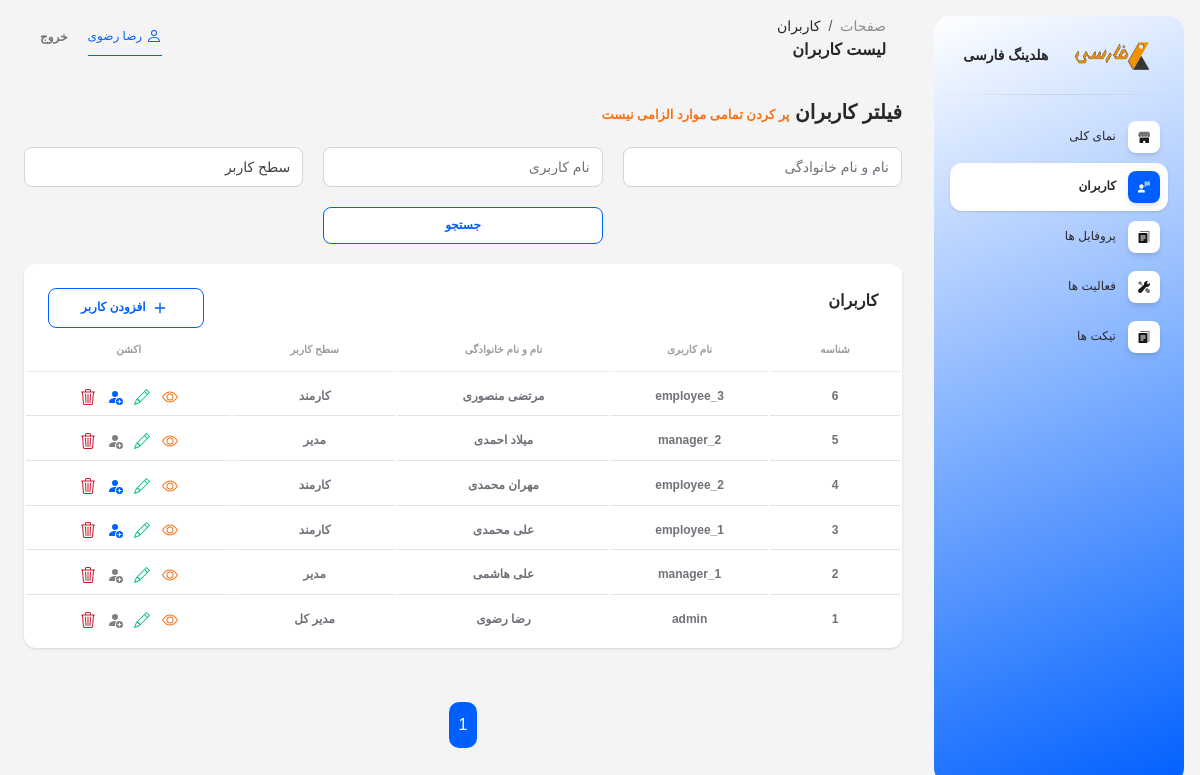
Screenshot of /super-admin/users/ (signed in) with the database file from the repository.
### app/models.py (models this page shows, shortened)
class CustomUser(AbstractUser):
    USER_TYPE_CHOICES = (
        ('1', 'مدیر کل'),
        ('2', 'مدیر'),
        ('3', 'کارمند'),
    )
    user_type = models.CharField(verbose_name='سطح کاربر', max_length=10, choices=USER_TYPE_CHOICES, default='1')
    manager = models.ForeignKey(
        'self',
        on_delete=models.SET_NULL,
        null=True,
        blank=True,
        related_name='manager_employees',
        limit_choices_to={'user_type': '2'},
        verbose_name='مدیر'
    )
    class Meta:
        verbose_name = 'کاربر'
        verbose_name_plural = 'کاربران'

### app/views.py (the view)
# urls.py: path('super-admin/users/', views.SuperAdminUserListView.as_view(), name='super_admin_users'),
class SuperAdminUserListView(LoginRequiredMixin, mixins.RoleRequiredMixin, ListView):
    allowed_roles = ['1']
    model = models.CustomUser
    template_name = 'super_admin/users.html'
    context_object_name = 'users'
    paginate_by = 100
    ordering = '-id'
    def get_queryset(self):
        queryset = super().get_queryset()
        search_full_name = self.request.GET.get('search_full_name')
        search_user_name = self.request.GET.get('search_user_name')
        user_type = self.request.GET.get('user_type')
        if search_full_name:
            queryset = queryset.filter(
                Q(first_name__icontains=search_full_name) |
                Q(last_name__icontains=search_full_name)
            )
        if search_user_name:
            queryset = queryset.filter(
                Q(username__icontains=search_user_name)
            )
        if user_type:
            queryset = queryset.filter(user_type=user_type)
        return queryset
    def get_context_data(self, **kwargs):
        context = super().get_context_data(**kwargs)
        context['user_type'] = self.request.GET.get('user_type', '')
        return context

### app/mixins.py (called while the page is built)
    def dispatch(self, request, *args, **kwargs):
        if not request.user.is_authenticated:
            raise PermissionDenied("ابتدا باید وارد شوید.")
        if str(request.user.user_type) not in self.allowed_roles:
            raise PermissionDenied("شما دسترسی لازم را ندارید.")
        return super().dispatch(request, *args, **kwargs)

### app/views.py (called while the page is built)
def custom_context(request):
    if request.user.is_authenticated:
        not_seen_messages = models.Message.objects.filter(conversation__users=request.user, seen=False).exclude(user=request.user)
        return {
            'not_seen_messages_count': not_seen_messages.count(),
        }
    else:
        return {
            'not_login': True,
        }

### templates/super_admin/users.html (shortened to what this page needs)
{% extends 'base_super_admin_dashboard.html' %}
{% load static %}
{% block page1 %}
کاربران
{% endblock %}
{% block page2 %}
لیست کاربران
{% endblock %}
{% block content %}
<div class="col-12">
    <h5>فیلتر کاربران <span style="font-size: small; color: #f97316;">پر کردن تمامی موارد الزامی نیست</span></h5>
    <form method="get" class="my-form">
        <input title="نام و نام خانوادگی" type="text" name="search_full_name" class="form-control w-40"
            placeholder="نام و نام خانوادگی" style="width: 100% !important;" value="{{ request.GET.search_full_name }}">
        <input title="نام کاربری" type="text" name="search_user_name" class="form-control w-40" placeholder="نام کاربری"
            style="width: 100% !important;" value="{{ request.GET.search_user_name }}">
        <select name="user_type" class="form-control" title="سطح کاربر">
            <option value="">سطح کاربر</option>
        </select>
        <button class="my-btn"
            style="background-color: #fff; border: 1px solid #0060ff; border-radius: 0.5rem; color: #0060ff; padding: 8px 32px; font-size: 0.75rem; font-weight: 700;">جستجو</button>
    </form>
</div>
<div class="col-12">
    {% include "includes/tables/super_admin/user_table.html" with title="کاربران" %}
</div>
<div class="col-12">
    {% include "includes/paginations/pagination.html" %}
</div>
{% endblock %}

### templates/base_super_admin_dashboard.html (shortened to what this page needs)
{% load static %}
<!DOCTYPE html>
<html lang="fa" dir="rtl">
<head>
    <link type="text/css" rel="stylesheet" href="{% static 'css/jalalidatepicker.min.css' %}" />
    <link id="pagestyle" href="{% static 'css/soft-ui-dashboard.css' %}" rel="stylesheet" />
</head>
<body class="g-sidenav-show rtl bg-gray-100">
    <aside
        class="sidenav navbar navbar-vertical navbar-expand-xs border-0 border-radius-xl my-3 fixed-end me-3 rotate-caret"
        id="sidenav-main" style="background: #FFFFFF;
background: linear-gradient(157deg, rgba(255, 255, 255, 1) 0%, #0060ff 100%);">
        <div class="sidenav-header">
            <div class="navbar-brand m-0" target="_blank">
                <img src="{% static 'img/logo.png' %}" class="navbar-brand-img h-100" alt="main_logo">
                <span class="me-1 font-weight-bold">هلدینگ فارسی</span>
            </div>
        </div>
        <hr class="horizontal dark mt-0">
        <div class="collapse navbar-collapse px-0 w-auto " id="sidenav-collapse-main">
            <ul class="navbar-nav">
                <li class="nav-item">
                    <a class="nav-link {% if '/dashboard/' in request.path %} active {% endif %}"
                        href="{% url 'super_admin_dashboard' %}">
                        <div
                            class="icon icon-shape icon-sm shadow border-radius-md bg-white text-center ms-2 d-flex align-items-center justify-content-center">
                        </div>
                        <span class="nav-link-text me-1">نمای کلی</span>
                    </a>
                </li>
                <li class="nav-item">
                    <a class="nav-link {% if '/users/' in request.path %} active {% endif %}"
                        href="{% url 'super_admin_users' %}">
                        <div
                            class="icon icon-shape icon-sm shadow border-radius-md bg-white text-center ms-2 d-flex align-items-center justify-content-center">
                        </div>
                        <span class="nav-link-text me-1">کاربران</span>
                    </a>
                </li>
                <li class="nav-item">
                    <a class="nav-link {% if '/profiles/' in request.path %} active {% endif %}" href="{% url 'super_admin_profiles' %}">
                        <div
                            class="icon icon-shape icon-sm shadow border-radius-md bg-white text-center ms-2 d-flex align-items-center justify-content-center">
                        </div>
                        <span class="nav-link-text me-1">پروفایل ها</span>
                    </a>
                </li>
                <li class="nav-item">
                    <a class="nav-link {% if '/activities/' in request.path %} active {% endif %}" href="{% url 'super_admin_activities' %}">
                        <div
                            class="icon icon-shape icon-sm shadow border-radius-md bg-white text-center ms-2 d-flex align-items-center justify-content-center">
                        </div>
                        <span class="nav-link-text me-1">فعالیت ها</span>
                    </a>
                </li>
                <li class="nav-item">
                    <a class="nav-link {% if '/tickets/' in request.path %} active {% endif %}" href="{% url 'super_admin_tickets' %}">
                        <div
                            class="icon icon-shape icon-sm shadow border-radius-md bg-white text-center ms-2 d-flex align-items-center justify-content-center">
                        </div>
                        <span class="nav-link-text me-1">تیکت ها</span>
                    </a>
                </li>
            </ul>
        </div>
    </aside>
    <main class="main-content position-relative max-height-vh-100 h-100 border-radius-lg overflow-x-hidden">
        <nav class="navbar navbar-main navbar-expand-lg px-0 mx-4 shadow-none border-radius-xl" id="navbarBlur"
            navbar-scroll="true">
            <div class="container-fluid py-1 px-3">
                <nav aria-label="breadcrumb">
                    <ol class="breadcrumb bg-transparent mb-0 pb-0 pt-1 px-0 ">
                        <li class="breadcrumb-item text-sm ps-2"><a class="opacity-5 text-dark"
                                href="javascript:;">صفحات</a></li>
                        <li class="breadcrumb-item text-sm text-dark active" aria-current="page">
                            {% block page1 %} {% endblock %}
                        </li>
                    </ol>
                    <h6 class="font-weight-bolder mb-0">{% block page2 %} {% endblock %}</h6>
                </nav>
                <div class="collapse navbar-collapse mt-sm-0 mt-2 px-0" id="navbar">
                    <ul class="navbar-nav me-auto ms-0 justify-content-end">
                        <div
                            style="border: none; outline: none; margin-left: 20px; border-bottom: 1px solid #0060ff; color: #0060ff; padding: 8px 0; font-size: 0.75rem; font-weight: 500;">
                            {% if user.get_full_name %}
                            {{ user.get_full_name }}
                            {% else %}
                            {{ user.username }}
                            {% endif %}
                        </div>
                        <li class="nav-item d-flex align-items-center">
                            <form action="{% url 'logout' %}" method="post">
                                <button type="submit" class="nav-link text-body font-weight-bold px-0">خروج</button>
                            </form>
                        </li>
                    </ul>
                </div>
            </div>
        </nav>
        <div class="container-fluid py-4">
            {% block content %}
            {% endblock %}
        </div>
    </main>
</body>
</html>

### templates/includes/tables/super_admin/user_table.html (shortened to what this page needs)
<div class="card mb-4">
    <div class="card-header pb-0" style="display: flex; justify-content: space-between;">
        <h6>{{ title }}</h6>
        {% if no_add != 'true' %}
        <button
            style="background-color: #fff; border: 1px solid #0060ff; border-radius: 0.5rem; color: #0060ff; padding: 8px 32px; font-size: 0.75rem; font-weight: 700;">
            <a href="{% url 'super_admin_add_user' %}" style="color: #0060ff;">
                <svg xmlns="http://www.w3.org/2000/svg" width="22" height="22" fill="currentColor"
                    class="bi bi-plus" viewBox="0 0 16 16">
                    <path
                        d="M8 4a.5.5 0 0 1 .5.5v3h3a.5.5 0 0 1 0 1h-3v3a.5.5 0 0 1-1 0v-3h-3a.5.5 0 0 1 0-1h3v-3A.5.5 0 0 1 8 4" />
                </svg>
                افزودن کاربر
            </a>
        </button>
        {% endif %}
    </div>
    <div class="card-body px-0 pt-0 pb-2">
        <div class="table-responsive p-0">
            <table class="table align-items-center mb-0">
                <thead>
                    <tr>
                        <th class="text-center text-uppercase text-secondary text-xxs font-weight-bolder opacity-7">
                            شناسه</th>
                        <th class="text-center text-uppercase text-secondary text-xxs font-weight-bolder opacity-7">
                            نام کاربری</th>
                        <th class="text-center text-uppercase text-secondary text-xxs font-weight-bolder opacity-7">
                            نام و نام خانوادگی</th>
                        <th class="text-center text-uppercase text-secondary text-xxs font-weight-bolder opacity-7">
                            سطح کاربر</th>
                        <th class="text-center text-uppercase text-secondary text-xxs font-weight-bolder opacity-7">
                            اکشن</th>
                    </tr>
                </thead>
                <tbody>
                    {% for user in users %}
                    <tr>
                        <td class="align-middle text-center">
                            <span class="text-secondary text-xs font-weight-bold">{{ user.id }}</span>
                        </td>
                        <td class="align-middle text-center">
                            <span class="text-secondary text-xs font-weight-bold">{{ user.username }}</span>
                        </td>
                        <td class="align-middle text-center">
                            <span class="text-secondary text-xs font-weight-bold">{{ user.get_full_name }}</span>
                        </td>
                        <td class="align-middle text-center">
                            <span class="text-secondary text-xs font-weight-bold">{{ user.get_user_type_display }}</span>
                        </td>
                        <td class="align-middle text-center">
                            <a href="{% url 'super_admin_user' user.id %}" title="جزئیات" style="padding: 0 4px;">
                                <span class="text-secondary text-xs font-weight-bold">
                                </span>
                            </a>
                            <a href="{% url 'super_admin_edit_user' user.id %}" title="ویرایش" style="padding: 0 4px;">
                                <span class="text-secondary text-xs font-weight-bold">
                                </span>
                            </a>
                            {% if user.user_type == '3' %}
                            <a href="{% url 'super_admin_select_manager' user.id %}" title="انتخاب مدیر" style="padding: 0 4px;">
                                <span class="text-secondary text-xs font-weight-bold">
                                </span>
                            </a>
                            {% else %}
                            <a href="#" title="انتخاب مدیر (غیر فعال)" style="padding: 0 4px;">
                                <span class="text-secondary text-xs font-weight-bold">
                                </span>
                            </a>
                            {% endif %}
                            <a href="{% url 'super_admin_delete_user' user.id %}" title="حذف" style="padding: 0 4px;">
                                <span class="text-secondary text-xs font-weight-bold">
                                </span>
                            </a>
                        </td>
                    </tr>
                    {% empty %}
                    <tr>
                        <td colspan="5" class="align-middle text-center">
                            <span class="text-secondary text-xs font-weight-bold">موردی یافت نشد</span>
                        </td>
                    </tr>
                    {% endfor %}
                </tbody>
            </table>
        </div>
    </div>
</div>

### rows the page displays
CustomUser: get_full_name "رضا رضوی", id "1", username "admin", user_type "مدیر کل"
CustomUser: id "6", username "employee_3", get_full_name "مرتضی منصوری", user_type "کارمند"
CustomUser: id "5", username "manager_2", get_full_name "میلاد احمدی", user_type "مدیر"
CustomUser: id "4", username "employee_2", get_full_name "مهران محمدی", user_type "کارمند"
CustomUser: id "3", username "employee_1", get_full_name "علی محمدی", user_type "کارمند"
CustomUser: id "2", username "manager_1", get_full_name "علی هاشمی", user_type "مدیر"

### other values shown
{{ title }} "کاربران"
{{ num }} "1"
